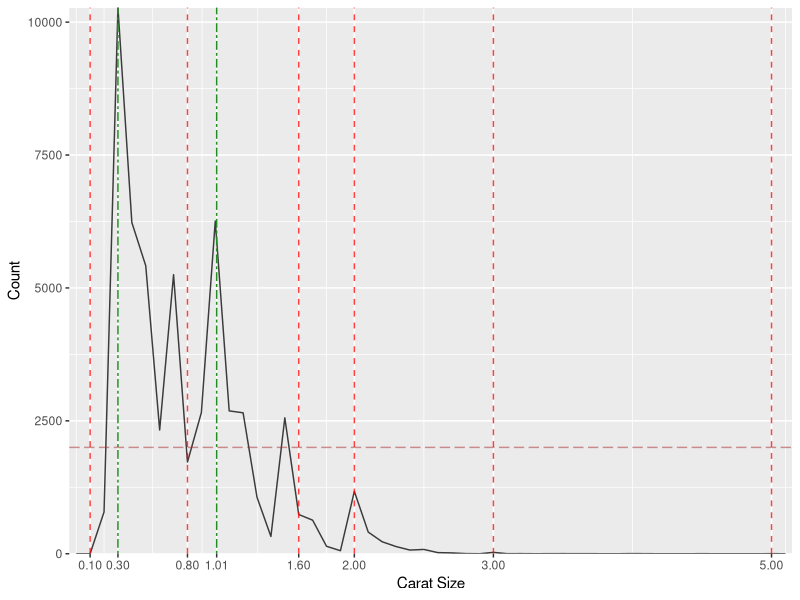

The R script that drew this image:
if (require("ggplot2") == FALSE) {
  install.packages("ggplot2")
  require("ggplot2")
}

library("scales")

data(diamonds)


sizes = c(0.1, 0.3, 0.8, 1.01, 1.6, 2.0, 3.0, 5.0)

summary(diamonds$carat)

ggplot(diamonds, aes(x=carat)) + 
  geom_freqpoly(binwidth=0.1, alpha = 0.75) + 
  scale_x_continuous(breaks=sizes, expand = c(0,0)) +
  scale_y_continuous(expand=c(0,0))+
  geom_vline(xintercept = c(0.1, 0.8, 1.6, 2.0, 3.0, 5.0), color = "red", linetype="dashed", alpha = 0.75) +
  geom_vline(xintercept = c(0.3, 1.01), color = "forestgreen", linetype = "twodash") +
  geom_hline(yintercept = 2000, color = "brown", linetype="longdash", alpha = 0.5) + 
  xlab("Carat Size") + ylab("Count")
